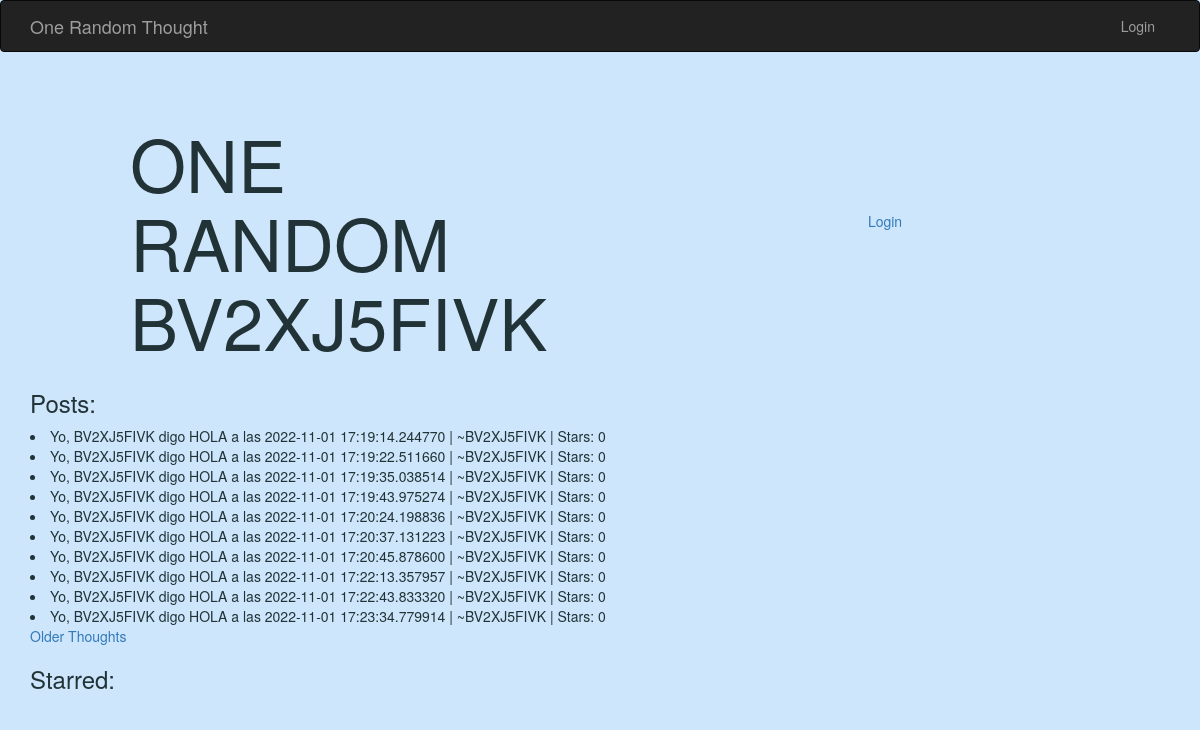
The app's page /user/BV2XJ5FIVK with its own data.
### app/models.py (models this page shows, shortened)
class User(UserMixin, db.Model):
    id = db.Column(db.Integer, primary_key=True)
    username = db.Column(db.String(64), index=True, unique=True)
    email = db.Column(db.String(120), index=True, unique=True)
    password_hash = db.Column(db.String(128))
    posts = db.relationship('Post', backref='author', lazy='dynamic')
    starred_posts = db.relationship('Post', secondary=star, lazy='dynamic', backref=db.backref('users_starred', lazy=True))
    stars = db.Column(db.Integer, default=0)
    last_post = db.Column(db.DateTime, default = date.min)

class Post(db.Model):
    id = db.Column(db.Integer, primary_key=True)
    body = db.Column(db.String(140))
    timestamp = db.Column(db.DateTime, index=True, default=datetime.utcnow)
    user_id = db.Column(db.Integer, db.ForeignKey('user.id'))
    def stars(self):
        return len(self.users_starred)

### app/main/routes.py (the view)
@bp.route("/user/<username>")
def profile(username):
    posts_page = request.args.get('posts_page', 1, type=int)
    starred_page = request.args.get('starred_page', 1, type=int)
    user = User.query.filter_by(username=username).first_or_404()
    user_posts = user.posts.paginate(page=posts_page, per_page=current_app.config['POSTS_PER_PAGE'], error_out=False)
    starred_posts = user.starred_posts.paginate(page=starred_page, per_page=current_app.config['POSTS_PER_PAGE'], error_out=False)
    user_posts_next_url = url_for('main.profile', username=username, posts_page=user_posts.next_num, starred_page=starred_page) if user_posts.has_next else None
    user_posts_prev_url = url_for('main.profile', username=username, posts_page=user_posts.prev_num, starred_page=starred_page) if user_posts.has_prev else None
    starred_posts_next_url = url_for('main.profile', username=username, posts_page=posts_page, starred_page=starred_posts.next_num) if starred_posts.has_next else None
    starred_posts_prev_url = url_for('main.profile', username=username, posts_page=posts_page, starred_page=starred_posts.prev_num) if starred_posts.has_prev else None
    return render_template('profile.html', title="{}'s Profile".format(username),\
                                                                    user=user, \
                                                                    user_posts=user_posts.items, \
                                                                    starred_posts=starred_posts.items, \
                                                                    user_posts_next_url = user_posts_next_url, \
                                                                    user_posts_prev_url = user_posts_prev_url, \
                                                                    starred_posts_next_url = starred_posts_next_url, \
                                                                    starred_posts_prev_url = starred_posts_prev_url, \
                                                                    )

### app/templates/profile.html (shortened to what this page needs)
{% extends "base.html" %}
{% block app_content %}
    <div class="grid-container">
        <div class="title grid-child">
            <h1>ONE RANDOM {{ user.username }}</h1>
        </div>
        <div class="login grid-child">
            {% if current_user.is_anonymous %}
            <a href="{{ url_for('auth.login') }}">Login</a></li>
            {% else %}
            <p>Total stars recieved: {{ current_user.stars }}</p>
            <p>Total starred posts: <span id="totalStarred">{{ current_user.starred_posts.count() }}</span></p>
            <a href="{{ url_for('main.profile', username=current_user.username) }}">Profile</a></li>
            <a href="{{ url_for('auth.logout') }}">Logout</a></li>
            {% endif %}
        </div>
    </div>
    <h3>Posts:</h3>
    {% for post in user_posts %}
    <li>
        {{ post.body }} | ~{{ post.author.username }} | Stars: {{ post.stars() }}
    </li>
    {% endfor %}
    {% if user_posts_next_url %}
        <a href="{{ user_posts_next_url }}">Older Thoughts</a>
    {% endif %}
    <h3>Starred:</h3>
{% endblock %}

### app/static/style.css (style rules this page uses)
body { background-color: #cee6fc; color: #213336; }
h1 { margin-top: 50px; margin-left: 100px; text-align: left; font-size: 6vw }
.login { text-align: center; margin: auto; }
.grid-container { margin: auto; display: grid; grid-template-columns: 50% 50%; }

### records on screen
User: username "BV2XJ5FIVK"
Post: body "Yo, BV2XJ5FIVK digo HOLA a las 2022-11-01 17:19:14.244770", author.username "BV2XJ5FIVK", stars "0"
Post: body "Yo, BV2XJ5FIVK digo HOLA a las 2022-11-01 17:19:22.511660", author.username "BV2XJ5FIVK", stars "0"
Post: body "Yo, BV2XJ5FIVK digo HOLA a las 2022-11-01 17:19:35.038514", author.username "BV2XJ5FIVK", stars "0"
Post: body "Yo, BV2XJ5FIVK digo HOLA a las 2022-11-01 17:19:43.975274", author.username "BV2XJ5FIVK", stars "0"
Post: body "Yo, BV2XJ5FIVK digo HOLA a las 2022-11-01 17:20:24.198836", author.username "BV2XJ5FIVK", stars "0"
Post: body "Yo, BV2XJ5FIVK digo HOLA a las 2022-11-01 17:20:37.131223", author.username "BV2XJ5FIVK", stars "0"
Post: body "Yo, BV2XJ5FIVK digo HOLA a las 2022-11-01 17:20:45.878600", author.username "BV2XJ5FIVK", stars "0"
Post: body "Yo, BV2XJ5FIVK digo HOLA a las 2022-11-01 17:22:13.357957", author.username "BV2XJ5FIVK", stars "0"
Post: body "Yo, BV2XJ5FIVK digo HOLA a las 2022-11-01 17:22:43.833320", author.username "BV2XJ5FIVK", stars "0"
Post: body "Yo, BV2XJ5FIVK digo HOLA a las 2022-11-01 17:23:34.779914", author.username "BV2XJ5FIVK", stars "0"
